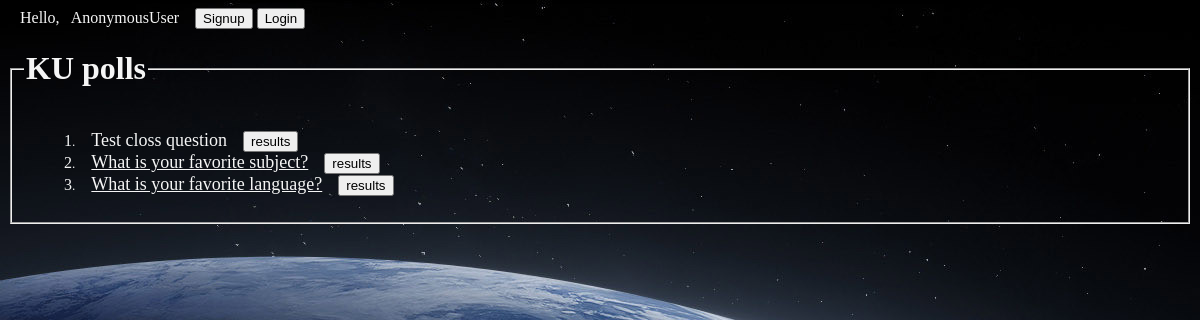
Screenshot of /polls/ with the database file from the repository.
### polls/models.py (models this page shows, shortened)
class Question(models.Model):
    question_text = models.CharField(max_length=200)
    pub_date = models.DateTimeField('date published')
    end_date = models.DateTimeField('date ended', null=True)
    def is_published(self):
        return self.pub_date < timezone.localtime()
    def can_vote(self):
        if self.end_date:  # check end_date is not NULL
            return self.end_date > timezone.localtime()
        return self.is_published()

### polls/views.py (the view)
# urls.py: path('', views.IndexView.as_view(), name='index'),
class IndexView(generic.ListView):
    template_name = 'polls/index.html'
    context_object_name = 'latest_question_list'
    def get_queryset(self):
        return Question.objects.filter(
        pub_date__lte=timezone.now()
        ).order_by('-pub_date')[:5]

### polls/templates/polls/index.html
{% load static %}
<link rel="stylesheet" href="{% static 'polls/style.css' %}">
<a style="text-align:right; color: whitesmoke;">&ensp; Hello,&ensp; {{ request.user }} &ensp;</a>
{% if user.is_authenticated %}
    <a href="{% url 'logout' %}"><button type="button">Logout</button></a>
{% else %}
    <a href="{% url 'signup' %}"><button type="button">Signup</button></a>
    <a href="{% url 'login' %}"><button type="button">Login</button></a>
{% endif %}
<fieldset>
    <legend><h1>KU polls</h1></legend>
{% if latest_question_list %}
    <ul>
    {% for question in latest_question_list %}
    <list>{{forloop.counter0|add:"1"}}<small>.</small> &ensp;
    {% if question.can_vote %}
    <a href="{% url 'polls:detail' question.id %}" style="font-size: 18px;">{{ question.question_text }}</a> &ensp;
    <a href="{% url 'polls:results' question.id %}"><button type="button">{{"results"}}</button><br></a>
    {% else %}
    <a "question.id" style="font-size: 18px;">{{ question.question_text }}</a> &ensp;
    <a href="{% url 'polls:results' question.id %}"><button type="button">{{"results"}}</button><br></a>
    {% endif %}
    {% endfor %}
    </ul>
{% else %}
    <p>No polls are available.</p>
{% endif %}
</fieldset>

### polls/static/polls/style.css (style rules this page uses)
h1, h2, h3 { color: whitesmoke; }
label, table, small { color: whitesmoke; }
a, p { color: salmon; }
list, list a { color: whitesmoke; }

### rows the page displays
Question: question_text "Test closs question", value "results"
Question: question_text "What is your favorite subject?", value "results"
Question: question_text "What is your favorite language?", value "results"

### other values shown
{{ request.user }} "AnonymousUser"
